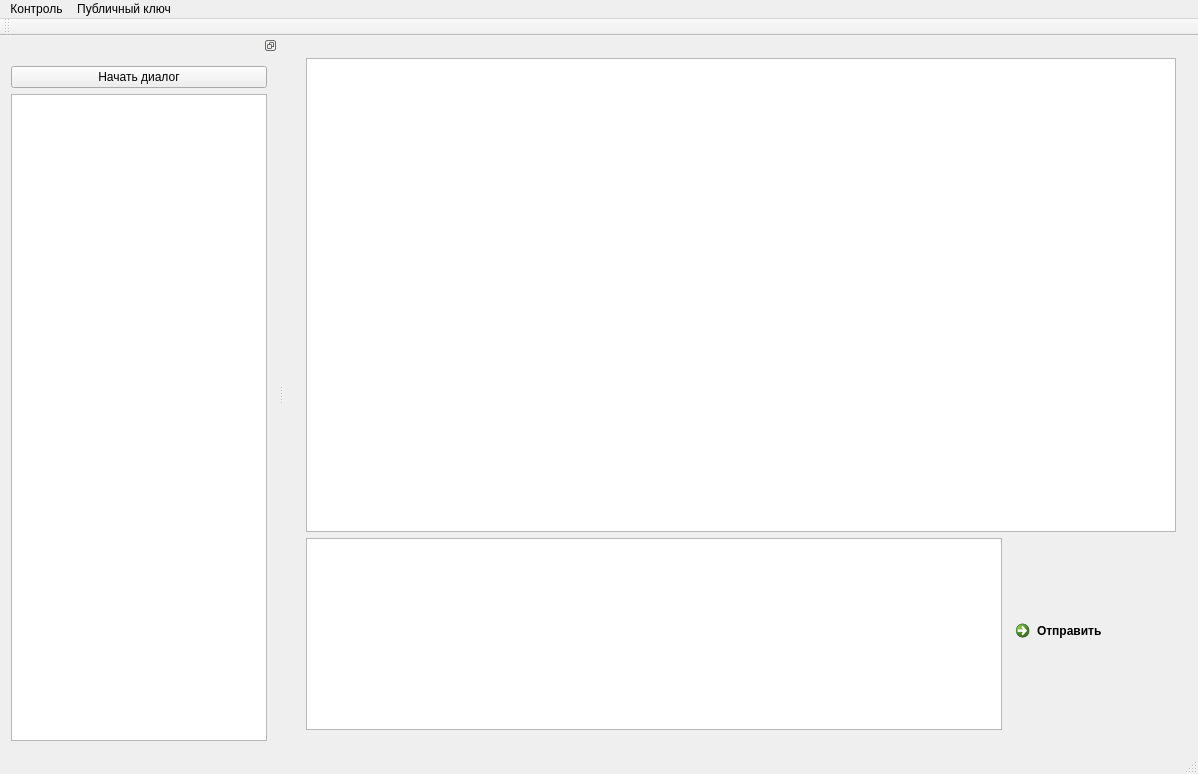
<?xml version="1.0" encoding="UTF-8"?>
<ui version="4.0">
 <class>MainWindow</class>
 <widget class="QMainWindow" name="MainWindow">
  <property name="geometry">
   <rect>
    <x>0</x>
    <y>0</y>
    <width>1198</width>
    <height>774</height>
   </rect>
  </property>
  <property name="windowTitle">
   <string>SecureDialogues</string>
  </property>
  <widget class="QWidget" name="centralWidget">
   <layout class="QVBoxLayout" name="verticalLayout_2">
    <item>
     <widget class="QStackedWidget" name="messageContainerSwitch">
      <property name="currentIndex">
       <number>0</number>
      </property>
      <widget class="QWidget" name="page">
       <layout class="QVBoxLayout" name="verticalLayout_3">
        <item>
         <widget class="QListView" name="activeMessages">
          <property name="styleSheet">
           <string notr="true"/>
          </property>
          <property name="lineWidth">
           <number>2</number>
          </property>
          <property name="editTriggers">
           <set>QAbstractItemView::DoubleClicked|QAbstractItemView::SelectedClicked</set>
          </property>
          <property name="spacing">
           <number>5</number>
          </property>
         </widget>
        </item>
        <item>
         <layout class="QHBoxLayout" name="horizontalLayout">
          <item>
           <widget class="QTextEdit" name="senderText">
            <property name="sizePolicy">
             <sizepolicy hsizetype="Expanding" vsizetype="Fixed">
              <horstretch>0</horstretch>
              <verstretch>0</verstretch>
             </sizepolicy>
            </property>
           </widget>
          </item>
          <item>
           <widget class="QCommandLinkButton" name="commandLinkButton">
            <property name="sizePolicy">
             <sizepolicy hsizetype="Fixed" vsizetype="Fixed">
              <horstretch>0</horstretch>
              <verstretch>0</verstretch>
             </sizepolicy>
            </property>
            <property name="text">
             <string>Отправить</string>
            </property>
           </widget>
          </item>
         </layout>
        </item>
       </layout>
      </widget>
      <widget class="QWidget" name="page_2">
       <layout class="QVBoxLayout" name="verticalLayout_4">
        <item>
         <widget class="QLabel" name="dialogMessage">
          <property name="font">
           <font>
            <pointsize>18</pointsize>
           </font>
          </property>
          <property name="text">
           <string/>
          </property>
          <property name="alignment">
           <set>Qt::AlignCenter</set>
          </property>
          <property name="wordWrap">
           <bool>true</bool>
          </property>
          <property name="margin">
           <number>10</number>
          </property>
         </widget>
        </item>
       </layout>
      </widget>
     </widget>
    </item>
   </layout>
  </widget>
  <widget class="QMenuBar" name="menuBar">
   <property name="geometry">
    <rect>
     <x>0</x>
     <y>0</y>
     <width>1198</width>
     <height>22</height>
    </rect>
   </property>
   <widget class="QMenu" name="menu">
    <property name="title">
     <string>Контроль</string>
    </property>
    <addaction name="actionContacts"/>
    <addaction name="actionChannels"/>
   </widget>
   <widget class="QMenu" name="menu_2">
    <property name="title">
     <string>Публичный ключ</string>
    </property>
    <addaction name="generatePublicKeyAction"/>
    <addaction name="showPublicKeyAction"/>
   </widget>
   <addaction name="menu"/>
   <addaction name="menu_2"/>
  </widget>
  <widget class="QToolBar" name="mainToolBar">
   <attribute name="toolBarArea">
    <enum>TopToolBarArea</enum>
   </attribute>
   <attribute name="toolBarBreak">
    <bool>false</bool>
   </attribute>
  </widget>
  <widget class="QStatusBar" name="statusBar"/>
  <widget class="QDockWidget" name="dockWidget">
   <property name="minimumSize">
    <size>
     <width>150</width>
     <height>138</height>
    </size>
   </property>
   <property name="features">
    <set>QDockWidget::DockWidgetFloatable|QDockWidget::DockWidgetMovable</set>
   </property>
   <attribute name="dockWidgetArea">
    <number>1</number>
   </attribute>
   <widget class="QWidget" name="dockWidgetContents">
    <layout class="QVBoxLayout" name="verticalLayout">
     <item>
      <widget class="QPushButton" name="startNewDoalog">
       <property name="text">
        <string>Начать диалог</string>
       </property>
      </widget>
     </item>
     <item>
      <widget class="QListView" name="dialogsViews">
       <property name="lineWidth">
        <number>0</number>
       </property>
      </widget>
     </item>
    </layout>
   </widget>
  </widget>
  <action name="actionContacts">
   <property name="text">
    <string>Контакты</string>
   </property>
  </action>
  <action name="actionChannels">
   <property name="text">
    <string>Сервисы</string>
   </property>
  </action>
  <action name="generatePublicKeyAction">
   <property name="text">
    <string>Сгенерировать</string>
   </property>
  </action>
  <action name="showPublicKeyAction">
   <property name="text">
    <string>Показать</string>
   </property>
  </action>
 </widget>
 <layoutdefault spacing="6" margin="11"/>
 <resources/>
 <connections/>
</ui>
